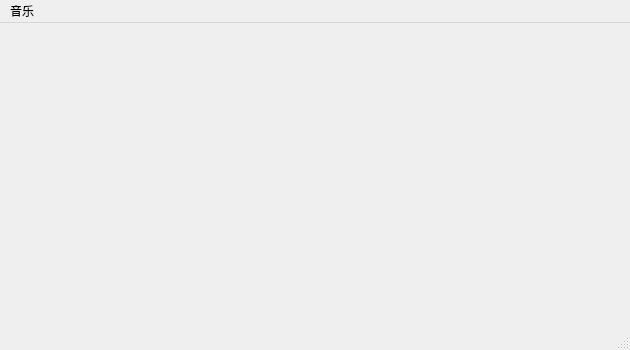
<?xml version="1.0" encoding="UTF-8"?>
<ui version="4.0">
 <class>MainWindow</class>
 <widget class="QMainWindow" name="MainWindow">
  <property name="geometry">
   <rect>
    <x>0</x>
    <y>0</y>
    <width>630</width>
    <height>350</height>
   </rect>
  </property>
  <property name="windowTitle">
   <string>MainWindow</string>
  </property>
  <widget class="QWidget" name="Container">
   <layout class="QGridLayout" name="gridLayout_2">
    <item row="0" column="0">
     <layout class="QGridLayout" name="Space"/>
    </item>
   </layout>
  </widget>
  <widget class="QMenuBar" name="MenuBar">
   <property name="geometry">
    <rect>
     <x>0</x>
     <y>0</y>
     <width>630</width>
     <height>23</height>
    </rect>
   </property>
   <widget class="QMenu" name="Menu">
    <property name="title">
     <string>音乐</string>
    </property>
    <addaction name="OpenMusicManager"/>
   </widget>
   <addaction name="Menu"/>
  </widget>
  <widget class="QStatusBar" name="StatusBar"/>
  <action name="OpenMusicManager">
   <property name="text">
    <string>音乐管理器</string>
   </property>
  </action>
 </widget>
 <resources/>
 <connections/>
</ui>
